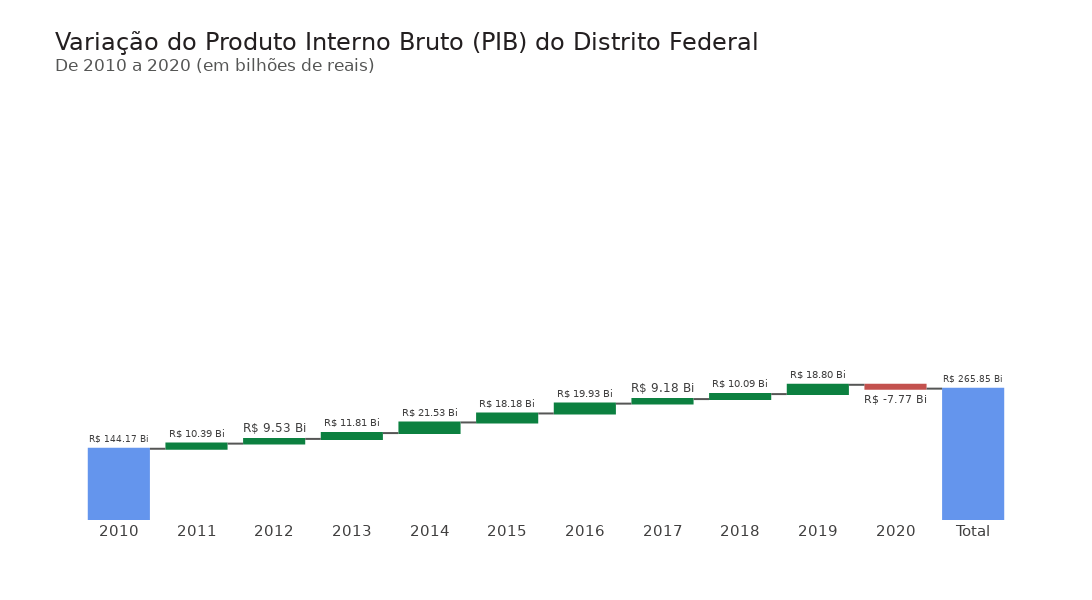

Write notebook code for a chart like this one.
### Code cell
import plotly.graph_objects as go
import numpy as np
fig = go.Figure(
                go.Waterfall(name = "", orientation = "v", measure = df_etd["Medidas"],
                             y = df_etd["Variação do PIB"], text = df_etd["Variação do PIB (em texto)"],
                             textposition = "outside",
                             connector_line = dict(color = CINZA3),
                             totals_marker = dict(color = AZUL3),
                             increasing_marker = dict(color = VERDE1),
                             decreasing_marker = dict(color = VERMELHO1)
                             )
                )
fig.update_layout(width=1300, height=600, font_family = 'DejaVu Sans', font_size=15,
                  font_color= CINZA2, title_font_color= CINZA1, title_font_size=24,
                  title_text='Variação do Produto Interno Bruto (PIB) do Distrito Federal' +
                             '<br><sup size=1 style="color:#555655">De 2010 a 2020 (em bilhões de reais)</sup>',
                  plot_bgcolor= BRANCO, yaxis_range=[0,850e9])
fig.update_yaxes(showticklabels=False)
fig.update_xaxes(tickmode='array', tickvals=np.arange(0,12), ticktext=df_etd["Ano"])
fig.update_traces(hovertemplate = "<b>%{x}</b> = %{text}")
fig.show()

### Figure 1 — Plotly figure (JSON) as saved in the notebook; plotly's stock layout.template omitted (floating-point values rounded to 4 significant figures)
{"data": [{"connector": {"line": {"color": "#555655"}}, "decreasing": {"marker": {"color": "#C3514E"}}, "hovertemplate": "<b>%{x}</b> = %{text}", "increasing": {"marker": {"color": "#0C8040"}}, "measure": ["absolute", "relative", "relative", "relative", "relative", "relative", "relative", "relative", "relative", "relative", "relative", "total"], "name": "", "orientation": "v", "text": ["R$ 144.17 Bi", "R$ 10.39 Bi", "R$ 9.53 Bi", "R$ 11.81 Bi", "R$ 21.53 Bi", "R$ 18.18 Bi", "R$ 19.93 Bi", "R$ 9.18 Bi", "R$ 10.09 Bi", "R$ 18.80 Bi", "R$ -7.77 Bi", "R$ 265.85 Bi"], "textposition": "outside", "totals": {"marker": {"color": "#6495ED"}}, "type": "waterfall", "y": [144174101595, 10394852360, 9532382520, 11805389057, 21525332995, 18180804311, 19927181973, 9182204526, 10094955355, 18796506785, -7766377474, 265847334003]}], "layout": {"font": {"color": "#414040", "family": "DejaVu Sans", "size": 15}, "height": 600, "plot_bgcolor": "#FFFFFF", "title": {"font": {"color": "#231F20", "size": 24}, "text": "Variação do Produto Interno Bruto (PIB) do Distrito Federal<br><sup size=1 style=\"color:#555655\">De 2010 a 2020 (em bilhões de reais)</sup>"}, "width": 1300, "xaxis": {"tickmode": "array", "ticktext": [2010, 2011, 2012, 2013, 2014, 2015, 2016, 2017, 2018, 2019, 2020, "Total"], "tickvals": [0, 1, 2, 3, 4, 5, 6, 7, 8, 9, 10, 11]}, "yaxis": {"range": [0, 850000000000], "showticklabels": false}}}
